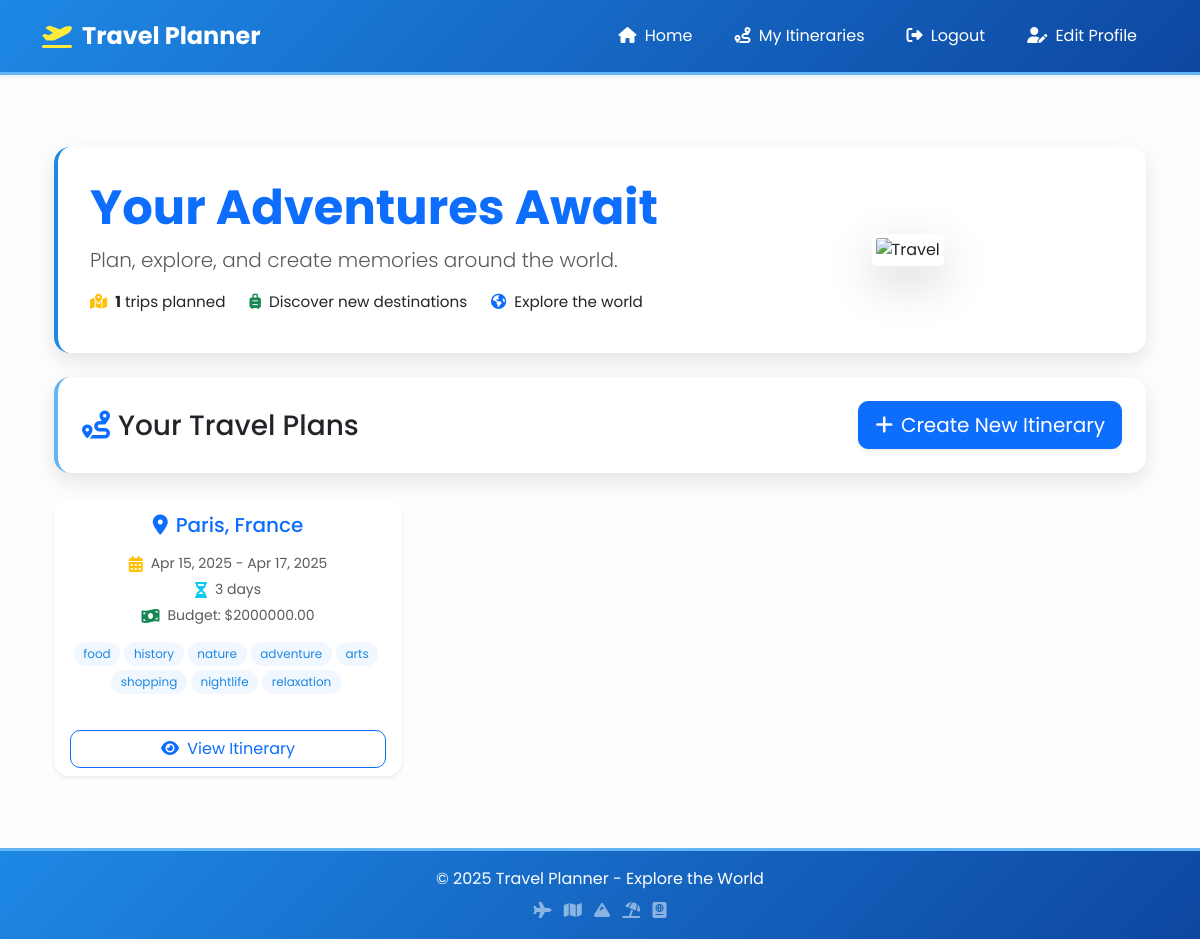
Before: /itineraries/ (signed in) with the older database file.
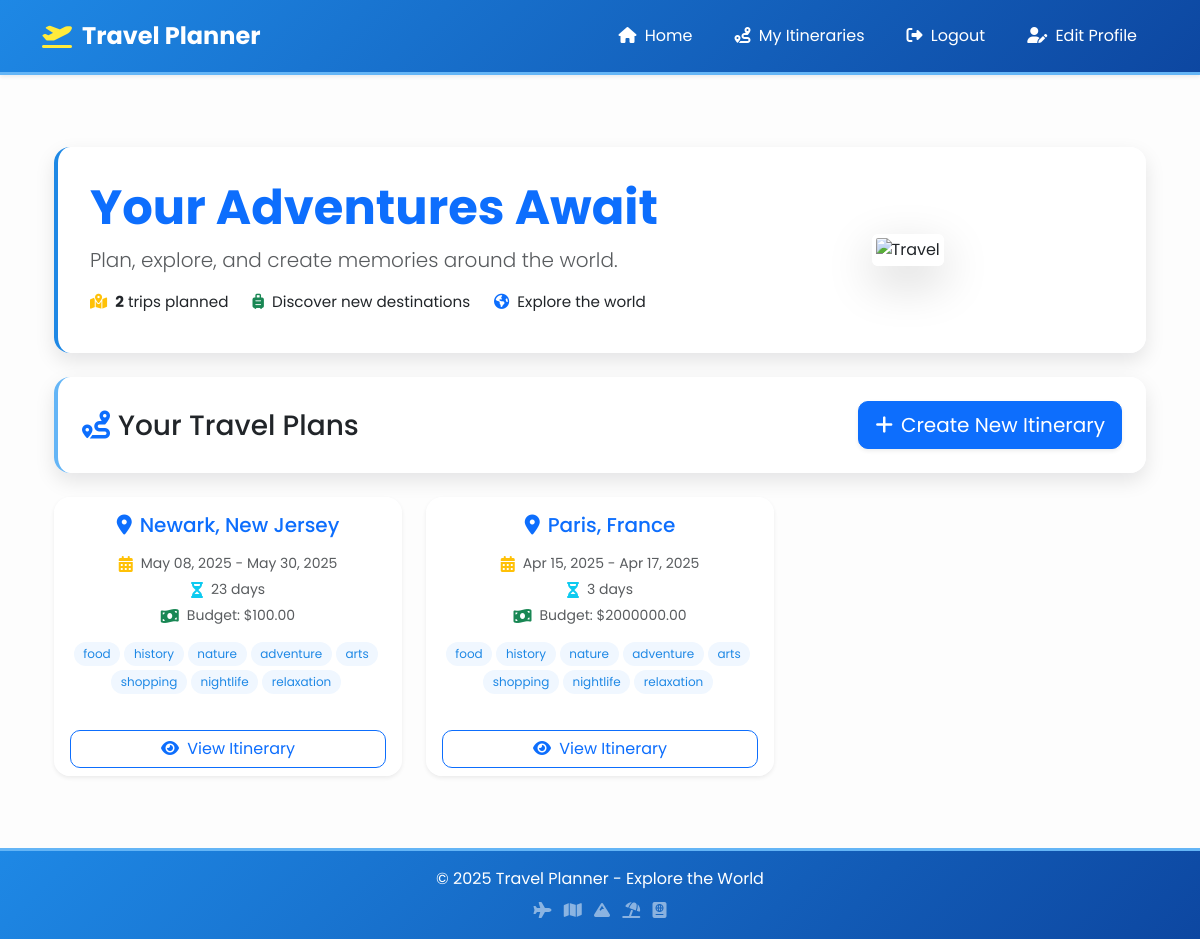
After: the same page with the newer database file.
### users/models.py (models this page shows, shortened)
class Itinerary(models.Model):
    INTEREST_CHOICES = [
        ('food', 'Food & Dining'),
        ('history', 'History & Culture'),
        ('nature', 'Nature & Outdoors'),
        ('adventure', 'Adventure & Sports'),
        ('arts', 'Arts & Museums'),
        ('shopping', 'Shopping & Markets'),
        ('nightlife', 'Nightlife & Entertainment'),
        ('relaxation', 'Relaxation & Wellness'),
    ]
    user = models.ForeignKey(User, on_delete=models.CASCADE)
    destination = models.CharField(max_length=200)
    start_date = models.DateField()
    end_date = models.DateField()
    budget = models.DecimalField(max_digits=10, decimal_places=2, validators=[MinValueValidator(0)])
    interests = models.JSONField(default=list)  # Store multiple interests as a list
    number_of_people = models.PositiveIntegerField(default=1)
    preferred_pace = models.CharField(max_length=20, choices=[
        ('relaxed', 'Relaxed'),
        ('moderate', 'Moderate'),
        ('busy', 'Busy'),
    ], default='moderate')
    generated_plan = models.TextField(blank=True)  # Store the Gemini-generated itinerary
    created_at = models.DateTimeField(auto_now_add=True)
    updated_at = models.DateTimeField(auto_now=True)
    class Meta:
        ordering = ['-created_at']
        verbose_name_plural = 'Itineraries'
    @property
    def duration_days(self):
        return (self.end_date - self.start_date).days + 1

### users/views.py (the view)
# urls.py: path('itineraries/', views.itineraries, name='itineraries'),  # Renamed from home to itineraries
@login_required
def itineraries(request):
    itineraries = Itinerary.objects.filter(
        user=request.user).order_by('-created_at')
    return render(request, 'users/itineraries.html', {'itineraries': itineraries})

### templates/users/itineraries.html (shortened to what the changed rows need)
{% extends 'base.html' %}
{% block content %}
<div class="container py-4">
    <div class="welcome-banner mb-4">
        <div class="row align-items-center">
            <div class="col-md-7">
                <h1 class="display-5 fw-bold text-primary mb-2">Your Adventures Await</h1>
                <div class="travel-stats d-flex flex-wrap">
                    <div class="stat-item me-4 mb-2">
                        <i class="fas fa-map-marked-alt me-1 text-warning"></i>
                        <span class="fw-bold">{{ itineraries|length }}</span> trips planned
                    </div>
                </div>
            </div>
        </div>
    </div>
    <div class="travel-plans-header d-flex justify-content-between align-items-center mb-4">
        <h2 class="h3 mb-0"><i class="fas fa-route me-2 text-primary"></i>Your Travel Plans</h2>
    </div>
    {% if itineraries %}
        <div class="row g-4">
            {% for itinerary in itineraries %}
                <div class="col-md-6 col-lg-4">
                    <div class="card h-100 border-0 shadow-sm hover-lift transition itinerary-card">
                        <div class="card-body text-center">
                            <h3 class="h5 card-title text-primary mb-3">
                                <i class="fas fa-map-marker-alt me-2"></i>{{ itinerary.destination }}
                            </h3>
                            <div class="mb-3">
                                <div class="travel-detail">
                                    <i class="fas fa-calendar-alt me-2 text-warning"></i>
                                    <small class="text-muted">{{ itinerary.start_date|date:"M d, Y" }} - {{ itinerary.end_date|date:"M d, Y" }}</small>
                                </div>
                                <div class="travel-detail">
                                    <i class="fas fa-hourglass-half me-2 text-info"></i>
                                    <small class="text-muted">{{ itinerary.duration_days }} days</small>
                                </div>
                                <div class="travel-detail">
                                    <i class="fas fa-money-bill-wave me-2 text-success"></i>
                                    <small class="text-muted">Budget: ${{ itinerary.budget }}</small>
                                </div>
                            </div>
                            <div class="mb-3 interest-badges-container">
                                {% for interest in itinerary.interests %}
                                    <span class="badge interest-badge me-1 mb-1">{{ interest }}</span>
                                {% endfor %}
                            </div>
                        </div>
                        <div class="card-footer bg-transparent border-0 pt-0">
                            <a href="{% url 'view_itinerary' pk=itinerary.pk %}" class="btn btn-outline-primary w-100 hover-lift transition">
                                <i class="fas fa-eye me-1"></i> View Itinerary
                            </a>
                        </div>
                    </div>
                </div>
            {% endfor %}
        </div>
    {% endif %}
</div>
{% endblock %}

Changed rows visible on the page:
added Itinerary: destination "Newark, New Jersey", start_date "May 08, 2025", end_date "May 30, 2025", duration_days "23", budget "100.00", interests "food" "history" "nature" "adventure" "arts" "shopping" "nightlife" "relaxation"
Other visible differences:
{{ itineraries|length }}: "1" → "2"
